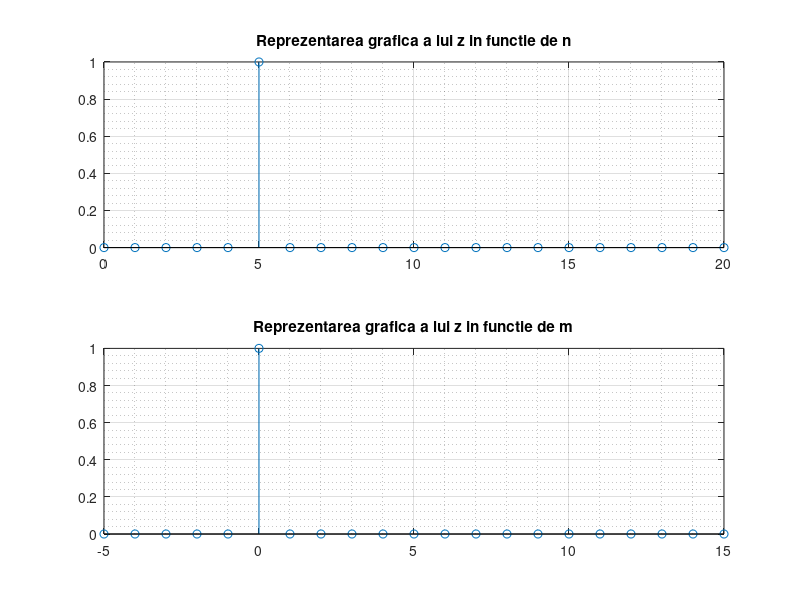
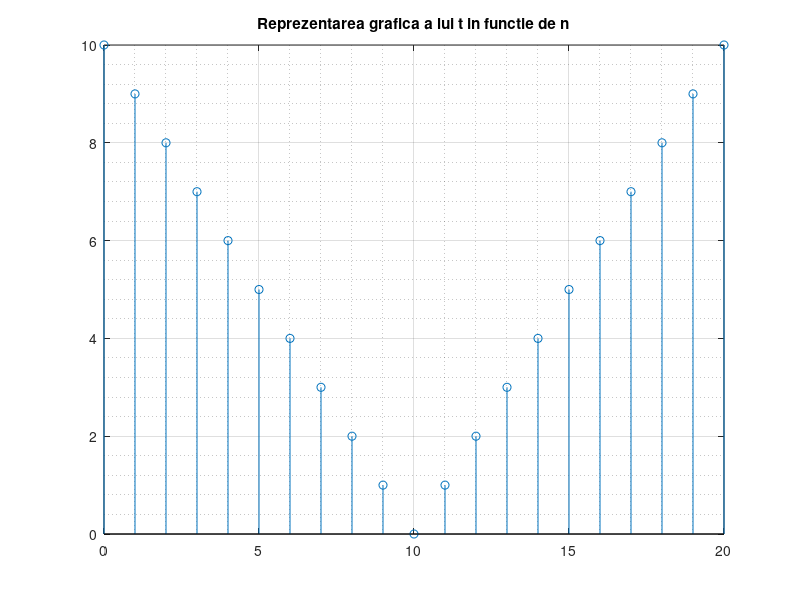
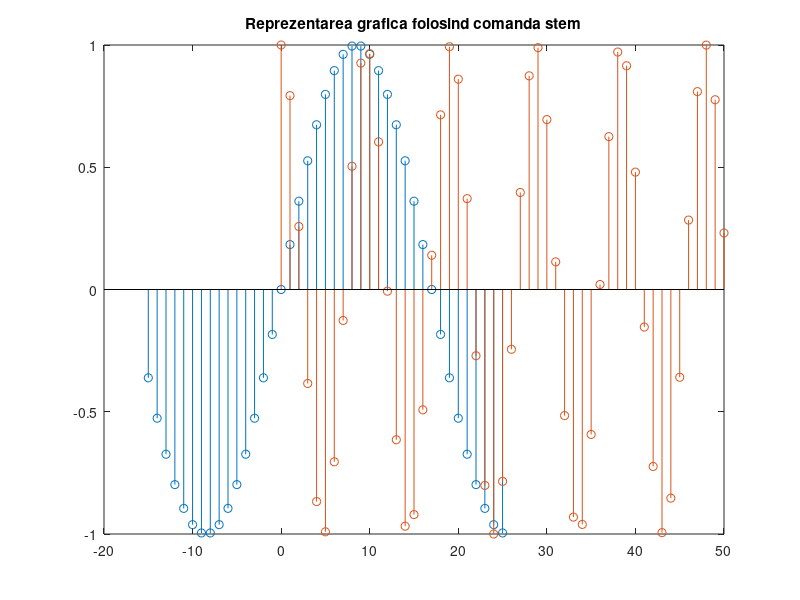
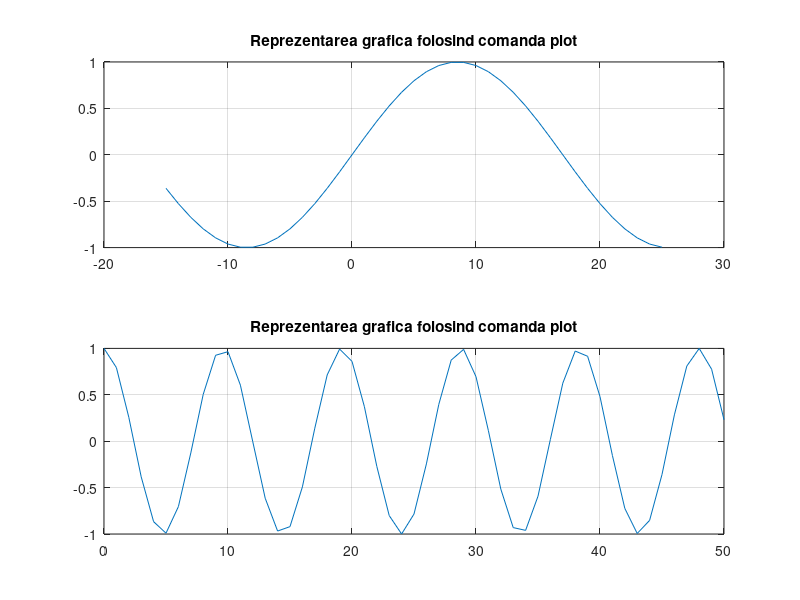

MATLAB code for these plots, in order:
%Ecercitiul 4

%a)
figure('Color','cyan') 
z = zeros(1,21) %declaram vectorul z de lungime 21
z(6)=1; %punem pe pozitia a sasea elementul 1
subplot(2,1,1)
n = 0:20; %declaram vectorul n care are aceeasi lungime cu vectorul z
stem(n,z) %comanda propriu-zisa ceruta de afisare a graficului
grid on
grid minor
title('Reprezentarea grafica a lui z in functie de n')
subplot(2,1,2)
m = -5:15; %declaram vectorul m care are aceeasi lungime cu vectorul z
stem(m,z) %comanda propriu-zisa ceruta de afisare a graficului
grid on %afisam linii de grila
grid minor %afisam liniide grila majore si minore
title('Reprezentarea grafica a lui z in functie de m')

%b)
figure('Color','magenta') 
t = abs(10-n); %definim t-ul cu ajutorul functiei abs(modul)
stem(n,t); 
grid on
grid minor
title('Reprezentarea grafica a lui t in functie de n')

%c)
a = -15:25; b = 0:50;
x1 = sin(pi/17*a); %definim x1
x2 = cos(pi/sqrt(23)*b); %definim x2

%cerinta 1
figure('Color','green') 
stem(a,x1), grid %reprezentarea celor doua figuri folosind comanda stem
hold on %permite afisarea fara a sterge graficul existent
stem(b,x2), grid
title('Reprezentarea grafica folosind comanda stem')

%cerinta 2
figure('Color','yellow') 
subplot(2,1,1),plot(a,x1), grid %reprezentarea celor doua figuri folosind comanda plot
title('Reprezentarea grafica folosind comanda plot')
subplot(2,1,2),plot(b,x2), grid
title('Reprezentarea grafica folosind comanda plot')
figure('Color','red') 
subplot(2,1,1),stem(a,x1), grid %reprezentarea celor doua figuri folosind comanda stem
title('Reprezentarea grafica folosind comanda stem')
subplot(2,1,2),stem(b,x2), grid
title('Reprezentarea grafica folosind comanda stem')



